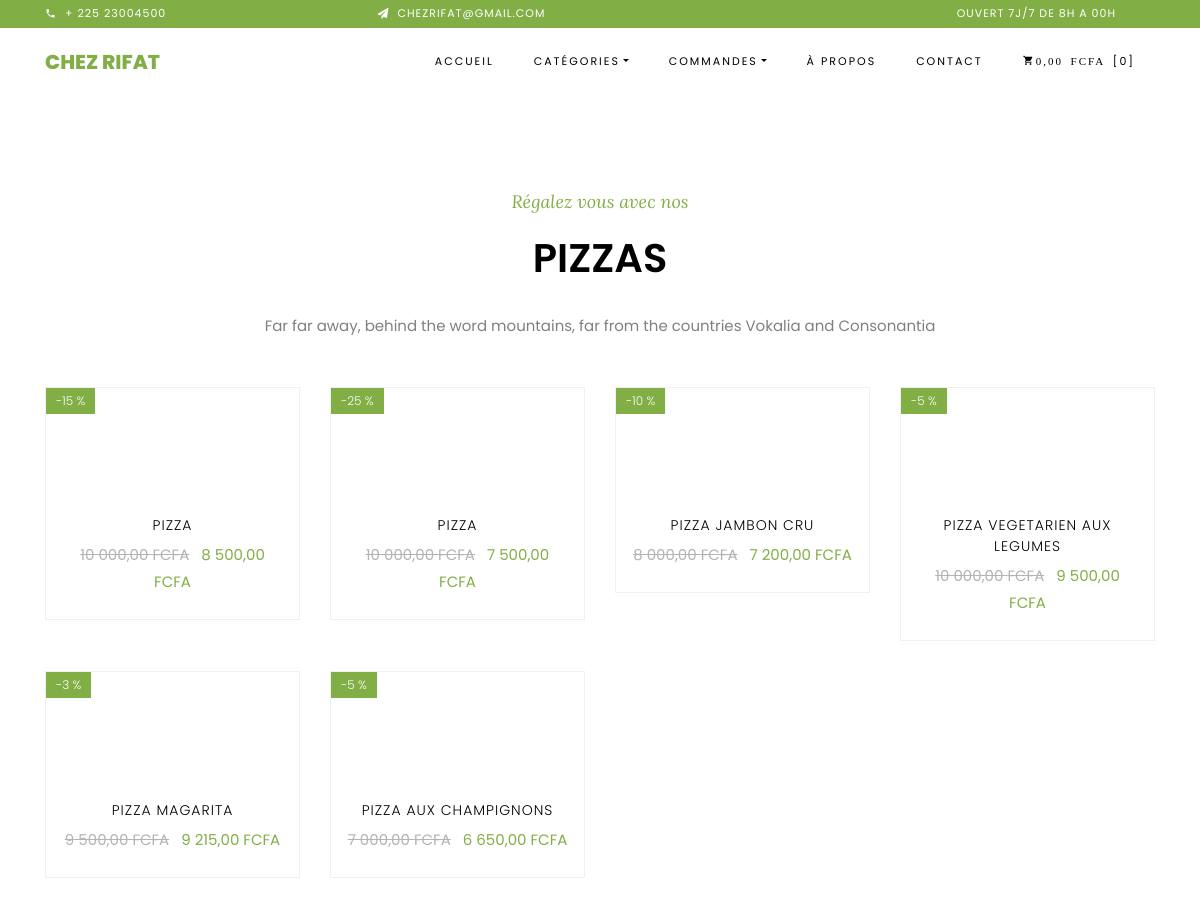
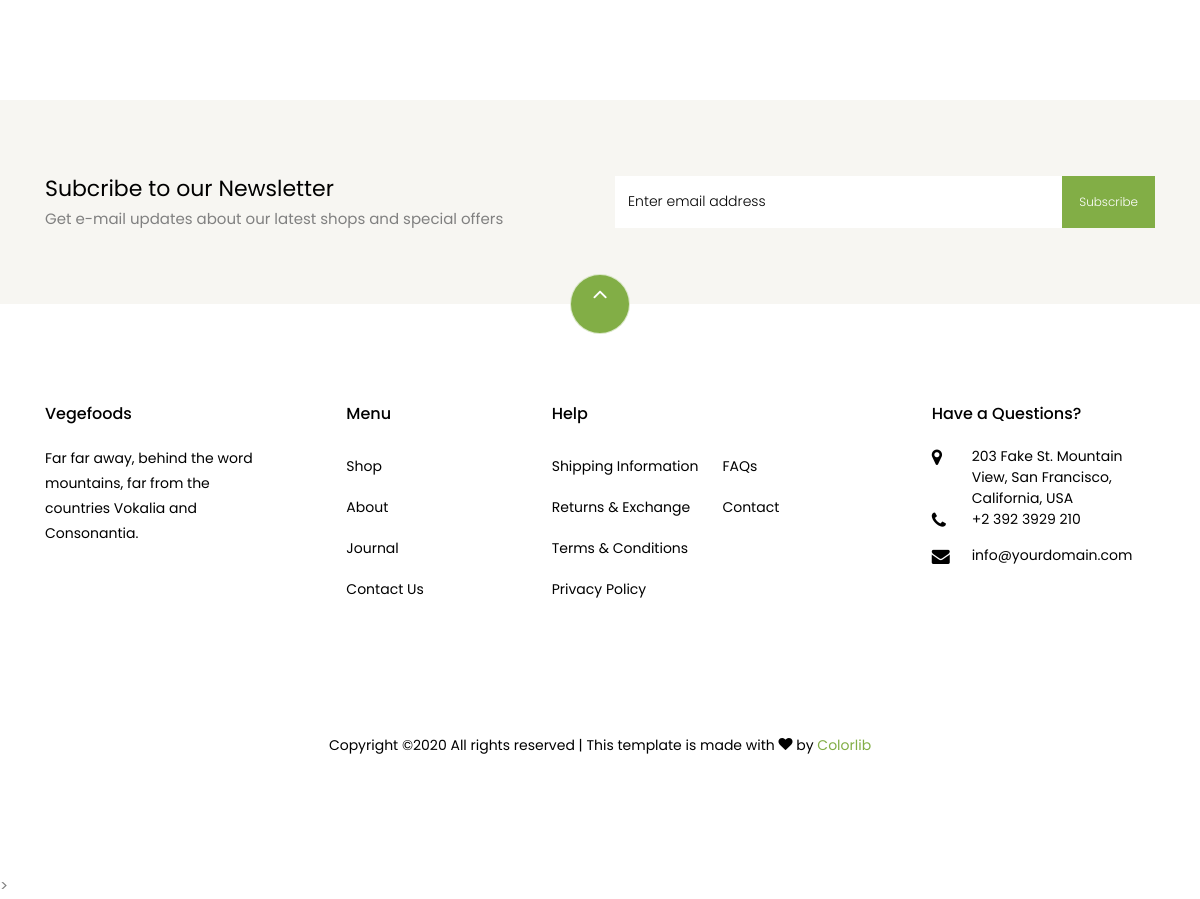
Screenshot of /pizzas.php with the database file from the repository (2 pictures, top to bottom).
### tables this page shows
CREATE TABLE `products` (
  `id` int(11) NOT NULL,
  `name` varchar(255) NOT NULL,
  `price` float NOT NULL DEFAULT '0',
  `remise` int(3) NOT NULL,
  `prix` float NOT NULL DEFAULT '0',
  `id_cmd` int(10) NOT NULL
);

### db.class.php (called while the page is built, shortened)
<?php
class DB{
       private $host = 'localhost';
	   private $username = 'root';
	   private $password = 'root';
	   private $database = 'restaurant';
	   private $db;
	   public function __construct($host = null, $username = null, $password = null, $database=null){
	   	try{
	   	$this->db = new PDO('mysql:host='.$this->host.'; dbname='.$this->database, $this->username, $this->password, array(
	   		 PDO::MYSQL_ATTR_INIT_COMMAND=>'SET NAMES UTF8',
	         PDO::ATTR_ERRMODE=>PDO::ERRMODE_WARNING));
	    }catch(PDOException $e){
	   	    die($e->getMessage());
	   	die('<h1> Impossible de se connecter &agrave; la base de donn&eacute;es </h1>');
	   }
	   }
	   public function query($sql, $data = array()){
	  	$req =$this->db->prepare($sql);
        $req->execute($data);
        return $req->fetchall(PDO::FETCH_OBJ);
}
}

### pizzas.php (the view, shortened to what this page needs)
<?php require 'header.php';?>
 <section class="ftco-section">
    	<div class="container">
				<div class="row justify-content-center mb-3 pb-3">
          <div class="col-md-12 heading-section text-center ftco-animate">
          	<span class="subheading">R&eacute;galez vous avec nos</span>
            <h2 class="mb-4">PIZZAS</h2>
            <p>Far far away, behind the word mountains, far from the countries Vokalia and Consonantia</p>
          </div>
        </div>
    	</div>
    	<div class="container">
    		<div class="row">
    	<?php 	$products = $DB->query('SELECT * FROM products WHERE name like "%PIZZA%"'); ?>
    	<?php foreach ($products as $product): ?>
    	<div class="col-md-6 col-lg-3 ftco-animate">
    						<div class="product">
    					<a href="#" class="img-prod">
    						<span class="status"><?php echo"-"; ?><?= number_format($product->remise);echo" %";?></span>
    					</a>
    					<div class="text py-3 pb-4 px-3 text-center">
    						<h3> <?= $product->name; ?> </h3>
    						<div class="d-flex">
    							<div class="pricing">
		    						<p class="price"><span class="mr-2 price-dc"><?= number_format($product->prix,2,',',' ');echo" FCFA";?></span>
		    							<span class="price-sale"><?=number_format($product->prix-($product->prix*$product->remise)/100,2,',',' ');echo" FCFA";?></span></p>
		    					</div>
	    					</div>
    					</div>
    				</div>
    			</div>
    				<?php endforeach ?>
    		</div>
    	</div>
    </section>
    		<section class="ftco-section ftco-no-pt ftco-no-pb py-5 bg-light">
      <div class="container py-4">
        <div class="row d-flex justify-content-center py-5">
          <div class="col-md-6">
          	<h2 style="font-size: 22px;" class="mb-0">Subcribe to our Newsletter</h2>
          	<span>Get e-mail updates about our latest shops and special offers</span>
          </div>
          <div class="col-md-6 d-flex align-items-center">
            <form action="#" class="subscribe-form">
              <div class="form-group d-flex">
                <input type="text" class="form-control" placeholder="Enter email address">
                <input type="submit" value="Subscribe" class="submit px-3">
              </div>
            </form>
          </div>
        </div>
      </div>
    </section>
    <footer class="ftco-footer ftco-section">
      <div class="container">
      	<div class="row">
      		<div class="mouse">
						<a href="#" class="mouse-icon">
							<div class="mouse-wheel"><span class="ion-ios-arrow-up"></span></div>
						</a>
					</div>
      	</div>
<?php require 'footer.php';?>

### rows the page displays
products: remise "15", name "PIZZA", prix "10 000,00", $product->prix-($product->prix*$product->remise)/100 "8 500,00"
products: remise "25", name "PIZZA", prix "10 000,00", $product->prix-($product->prix*$product->remise)/100 "7 500,00"
products: remise "10", name "PIZZA JAMBON CRU", prix "8 000,00", $product->prix-($product->prix*$product->remise)/100 "7 200,00"
products: remise "5", name "PIZZA VEGETARIEN AUX LEGUMES", prix "10 000,00", $product->prix-($product->prix*$product->remise)/100 "9 500,00"
products: remise "3", name "PIZZA MAGARITA", prix "9 500,00", $product->prix-($product->prix*$product->remise)/100 "9 215,00"
products: remise "5", name "PIZZA AUX CHAMPIGNONS", prix "7 000,00", $product->prix-($product->prix*$product->remise)/100 "6 650,00"

### other values shown
$panier->total() "0,00"
$panier->count() "0"
